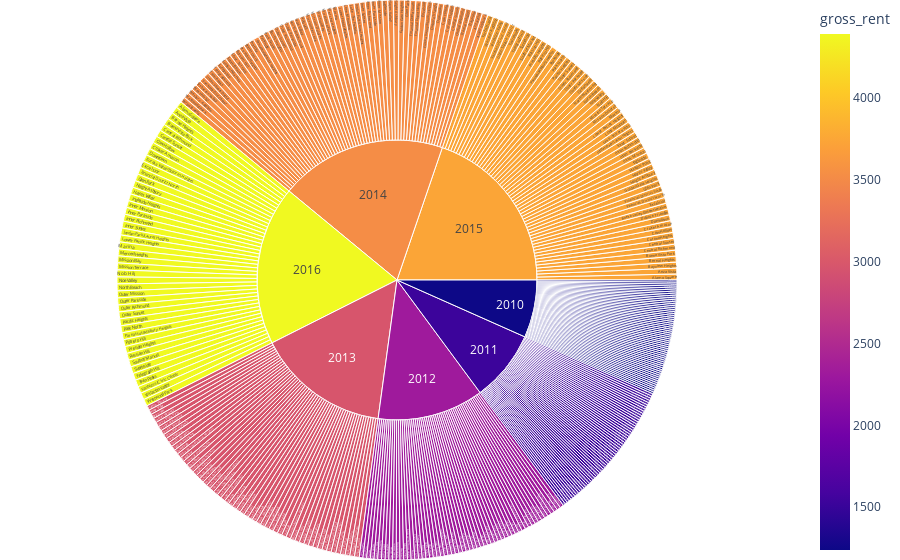

Notebook cell for this chart:
### Markdown cell above
### Create a sunburst chart to conduct a costs analysis of most expensive neighborhoods in San Francisco per year

### Code cell
# Sunburst Plot
# YOUR CODE HERE!

avgPricePerSqftByNeighborhood = (sfo_data.groupby([sfo_data.index.year,'neighborhood']).mean())
avgPricePerSqftByNeighborhood.reset_index(inplace = True)
avgPricePerSqftByNeighborhood.head(5)
fig = px.sunburst(avgPricePerSqftByNeighborhood ,path  =  ['year', 'neighborhood'],values = 'gross_rent',color = 'gross_rent')
fig.update_layout(margin = dict(t=0, l=0, r=0, b=0))
fig.show()

### Figure 1 — Plotly figure (JSON) as saved in the notebook; plotly's stock layout.template omitted (floating-point values rounded to 4 significant figures; data arrays with more than 128 entries replaced by an {"elided": "..."} marker saying what was removed)
{"data": [{"branchvalues": "total", "customdata": {"elided": "404x1 int values"}, "domain": {"x": [0, 1], "y": [0, 1]}, "hovertemplate": "labels=%{label}<br>gross_rent_sum=%{value}<br>parent=%{parent}<br>id=%{id}<br>gross_rent=%{color}<extra></extra>", "ids": {"elided": "404 str values"}, "labels": {"elided": "404 str values"}, "marker": {"coloraxis": "coloraxis", "colors": {"elided": "404 int values"}}, "name": "", "parents": {"elided": "404 str values"}, "type": "sunburst", "values": {"elided": "404 int values"}}], "layout": {"autosize": true, "coloraxis": {"colorbar": {"title": {"text": "gross_rent"}}, "colorscale": [[0, "#0d0887"], [0.1111, "#46039f"], [0.2222, "#7201a8"], [0.3333, "#9c179e"], [0.4444, "#bd3786"], [0.5556, "#d8576b"], [0.6667, "#ed7953"], [0.7778, "#fb9f3a"], [0.8889, "#fdca26"], [1, "#f0f921"]]}, "legend": {"tracegroupgap": 0}, "margin": {"b": 0, "l": 0, "r": 0, "t": 0}}}
